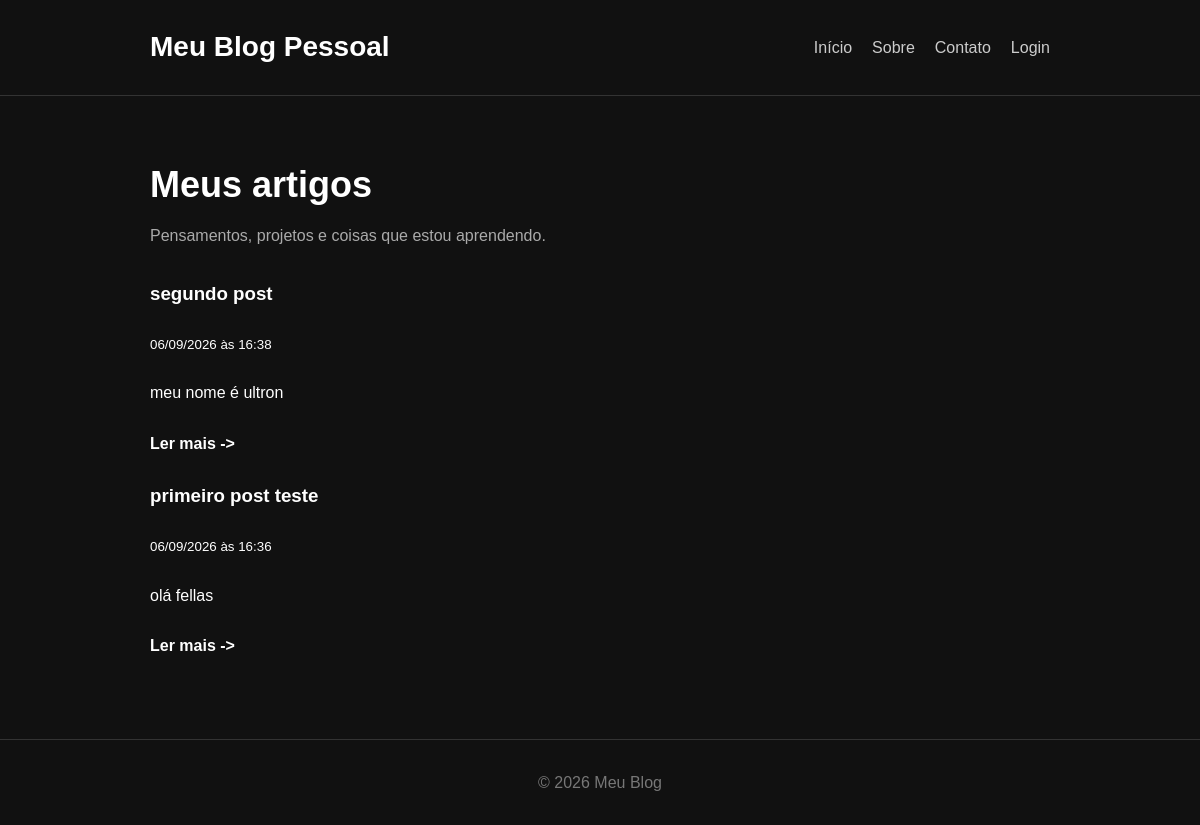
Before: / with the older database file.
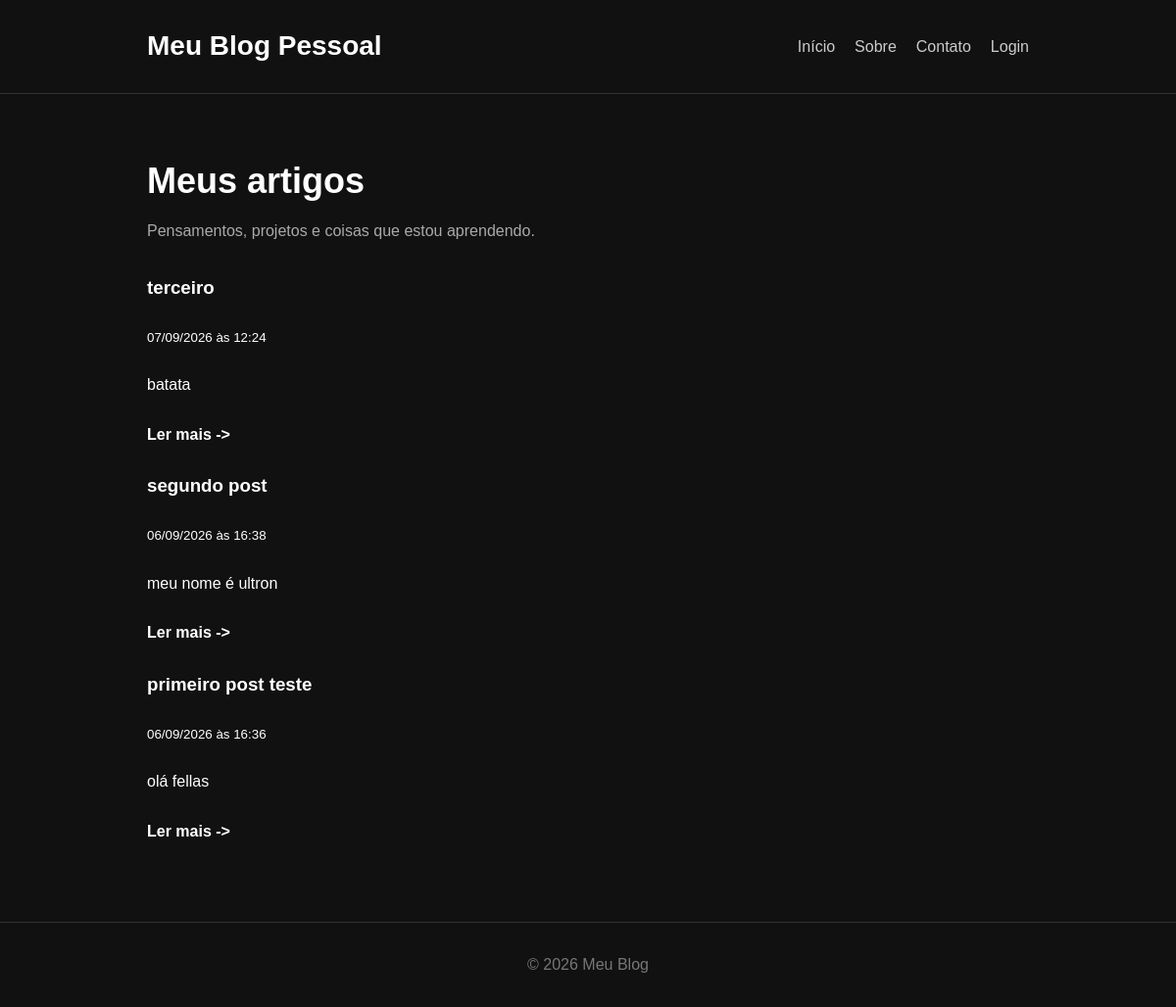
After: the same page with the newer database file.
### tables this page shows
CREATE TABLE posts (
            id INTEGER PRIMARY KEY AUTOINCREMENT,
            title TEXT NOT NULL,
            content TEXT NOT NULL,
            created_at TIMESTAMP DEFAULT CURRENT_TIMESTAMP
        );

### app.py (the view)
@app.route("/")
def home():
    posts = get_all_posts()
    return render_template("index.html", posts=posts)

### app.py (called while the page is built)
def get_current_user():
    if "user_id" not in session:
        return None
    return get_user_by_id(session["user_id"])

@app.context_processor
def inject_user():
    return {
        "user": get_current_user()
    }

@app.template_filter("format_datetime")
def format_datetime(value):
    if not value:
        return ""
    dt = datetime.strptime(value, "%Y-%m-%d %H:%M:%S")
    dt = dt.replace(tzinfo=timezone.utc)
    dt = dt.astimezone(ZoneInfo("America/Recife"))
    return dt.strftime("%d/%m/%Y às %H:%M")

### database.py (called while the page is built)
def get_db_connection():
    conn = sqlite3.connect("blog.db")
    conn.row_factory = sqlite3.Row
    return conn

def get_all_posts():
    conn = get_db_connection()
    posts = conn.execute(
        "SELECT * FROM posts ORDER BY id DESC"
    ).fetchall()
    conn.close()
    return posts

### templates/index.html (shortened to what this page needs)
<!DOCTYPE html>
<html lang="pt-br">
<head>
    <link rel="stylesheet" href="{{ url_for('static', filename='css/style.css') }}">
</head>
<body>
    <header class="header">
        <div class="container">
            <h1>Meu Blog Pessoal</h1>
            <nav>
                <a href="/">Início</a>
                <a href="#">Sobre</a>
                <a href="#">Contato</a>
                {% if user %}
                    <span>Olá, {{ user["username"] }}!</span>
                    <a href="{{url_for('create_post')}}">Novo post</a>
                    <a href="{{url_for('logout')}}">Sair</a>
                {% else %}
                    <a href="{{url_for('login')}}">Login</a>
                {% endif %}
            </nav>
        </div>
    </header>
    <main class="container">
        <section class="intro">
            <h2>Meus artigos</h2>
            <p>
                Pensamentos, projetos e coisas que estou aprendendo.
            </p>
        </section>
        <section class="posts">
            {% for post in posts %}
            <article class="posts">
                <h3>{{post["title"]}}</h3>
                <small>
                    {{ post["created_at"] | format_datetime }}
                </small>
                <p>
                    {{ post["content"] }}
                </p>
                <a href="{{url_for('post', id=post['id'])}}" class="read-more">
                    Ler mais ->
                </a>
            </article>
            {% endfor %}
        </section>
    </main>
    <footer class="footer">
        <p>
            © 2026 Meu Blog
        </p>
    </footer>
</html>

### static/css/style.css (style rules this page uses)
* { margin: 0; padding: 0; box-sizing: border-box; }
body { font-family: Arial, sans-serif; background-color: #111; color: #fff; line-height: 1.6; }
.container { width: 90%; max-width: 900px; margin: auto; }
.header { border-bottom: 1px solid #333; padding: 25px 0; }
.header .container { display: flex; justify-content: space-between; align-items: center; }
.header h1 { font-size: 28px; }
nav { display: flex; gap: 20px; }
nav a { color: #ccc; text-decoration: none; }
.intro { padding: 60px 0 30px; }
.intro h2 { font-size: 36px; margin-bottom: 10px; }
.intro p { color: #aaa; }
.posts { display: flex; flex-direction: column; gap: 25px; }
.read-more { color: #fff; text-decoration: none; font-weight: bold; }
.footer { margin-top: 80px; padding: 30px 0; text-align: center; border-top: 1px solid #333; color: #777; }

Changed rows visible on the page:
added posts: title "terceiro", created_at "07/09/2026 às 12:24", content "batata"
